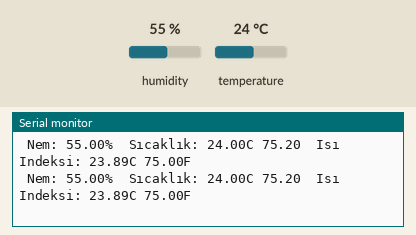
This sketch was run on a simulated Arduino Uno, built with avr-gcc and run on an emulated ATmega328P. On the bench: the last lines printed to the serial monitor. The inputs (shaded band) are chosen by the test bench; at power-on: temperature 24 °C, humidity 55 %.

Above: at 3.8 s.
3.9 s: temperature set to 28 °C
At 5.9 s:
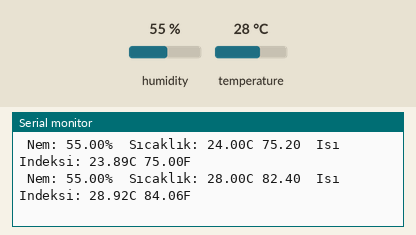
10.1 s: humidity set to 22 %
At 11.0 s:
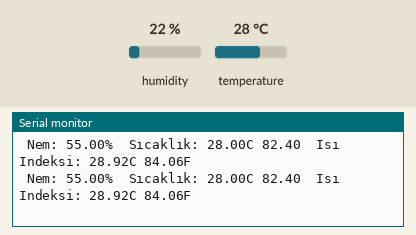
13.0 s: humidity set to 40 %
At 14.0 s:
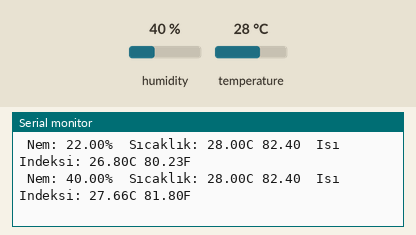
Timing chart, 0 to 16.0 s (numbered marks = the images above; inputs shaded):
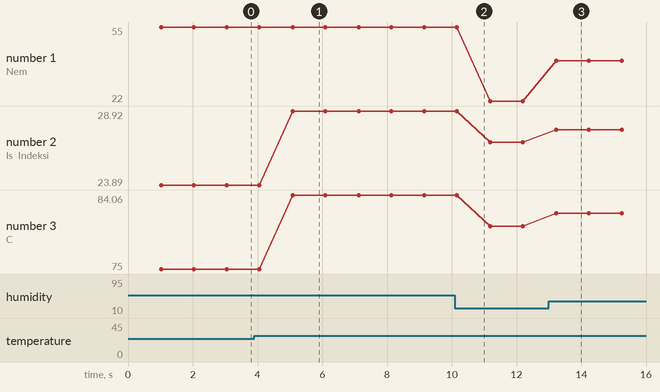

The sketch:

sketch_oct7a.ino
```cpp
#include "DHT.h"
#define DHTPIN 2
#define DHTTYPE DHT11
DHT dht(DHTPIN, DHTTYPE);
void setup() {
  Serial.begin(9600);
  Serial.println(F("DHT11 Testi!"));
  dht.begin();
}
void loop() {
  delay(1000);
  float h = dht.readHumidity();
  float t = dht.readTemperature();
  float f = dht.readTemperature(true);
  if (isnan(h) || isnan(t) || isnan(f)) {
    Serial.println(F("DHT'den veri okunamadi!"));
    return;
  }
  float hif = dht.computeHeatIndex(f, h);
  float hic = dht.computeHeatIndex(t, h, false);
  Serial.print(F(" Nem: "));
  Serial.print(h);
  Serial.print(F("%  Sıcaklık: "));
  Serial.print(t);
  Serial.print(F("C "));
  Serial.print(f);
  Serial.print(F("  Isı Indeksi: "));
  Serial.print(hic);
  Serial.print(F("C "));
  Serial.print(hif);
  Serial.println(F("F"));
}
```

Measured:
- after the input at 3.9 s, the serial monitor: prints a new line after 1.2 s (image 1)
- after the input at 13.0 s, the serial monitor: prints a new line after 0.22 s (image 3)
- plotted number 1: 55 → 22 after the input at 10.1 s, 22 → 40 after the input at 13.0 s
- plotted number 2: 23.89 → 28.92 after the input at 3.9 s, 28.92 → 26.8 after the input at 10.1 s, 26.8 → 27.66 after the input at 13.0 s
- plotted number 3: 75 → 84.06 after the input at 3.9 s, 84.06 → 80.23 after the input at 10.1 s, 80.23 → 81.8 after the input at 13.0 s
